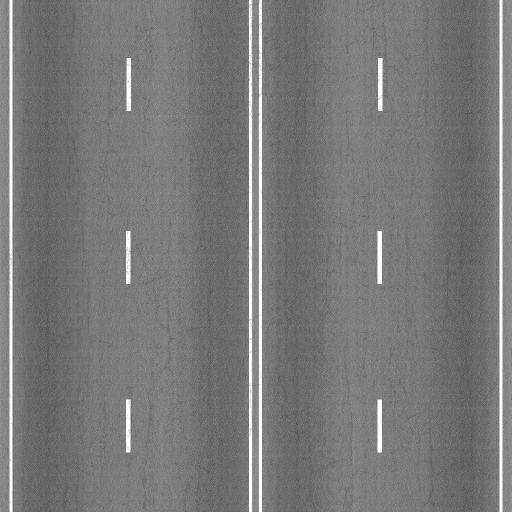
#> input picture R_1.jpeg, 512 x 512 px, found by its file name
$ python Lab_4.py
#> lines starting #> are read from the running program, lines starting #| are printed output that depends on the picture; after the words box and inside, x2 and y2 are one past the last pixel; in counts of white or black regions, pixels touching at a corner belong together
import cv2
import numpy
'''
def FUN(img, treshold):
    for i in range(len(img)):
        for j in range(len(img[i])):
            if img[i][j] > treshold:
                img[i][j] = 255
            else:
                img[i][j] = 0
    return img

IMG = cv2.imread('/home/user/Documents/6491_Baburin/LAB_3/test_2.jpeg',cv2.IMREAD_GRAYSCALE)
IMG = FUN(IMG, 50)
cv2.imshow('F', IMG)
cv2.imwrite('/home/user/Documents/6491_Baburin/LAB_4/test_F.jpeg',IMG)
'''
road1 = cv2.imread('/home/user/Documents/6491_Baburin/LAB_4/R_1.jpeg',cv2.IMREAD_REDUCED_GRAYSCALE_2)
#> road1 is the input picture: shape (512, 512); min 78, max 255, mean 120.7
new_threshold, new_road1 = cv2.threshold(road1, 200, 255, cv2.THRESH_BINARY)
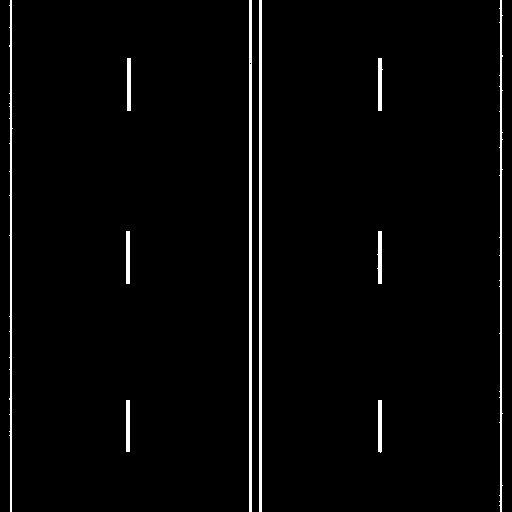
#> new_road1: shape (512, 512); 2.5% white; 10 white regions, largest, box (x1, y1, x2, y2) and area: (259, 0, 262, 512) 1536, (249, 0, 252, 512) 1535, (499, 0, 503, 512) 1051
cv2.imshow('R1', new_road1)

road2 = cv2.imread('/home/user/Documents/6491_Baburin/LAB_4/R_2.jpeg',cv2.IMREAD_REDUCED_GRAYSCALE_8)
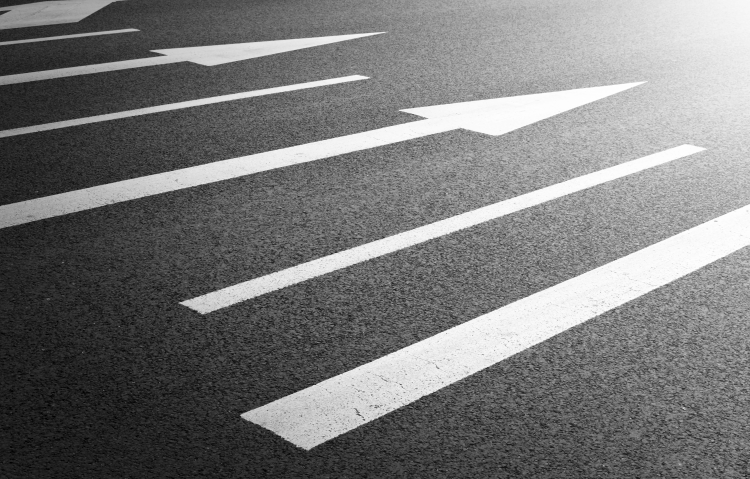
#> input picture R_2.jpeg, 750 x 479 px, found by its file name
#> road2 is the input picture: shape (479, 750); min 0, max 254, mean 120.2
new_road2 = cv2.adaptiveThreshold(road2, 255, cv2.ADAPTIVE_THRESH_GAUSSIAN_C, cv2.THRESH_BINARY, 701, -49)
#> new_road2: shape (479, 750); 15.1% white; 20 white regions (13 under 20 px), largest, box (x1, y1, x2, y2) and area: (240, 205, 750, 450) 24776, (0, 82, 643, 228) 13315, (179, 145, 704, 314) 7691
cv2.imshow('R2', new_road2)

T1 = cv2.imread('/home/user/Documents/6491_Baburin/LAB_4/T_1.jpeg',cv2.IMREAD_GRAYSCALE)
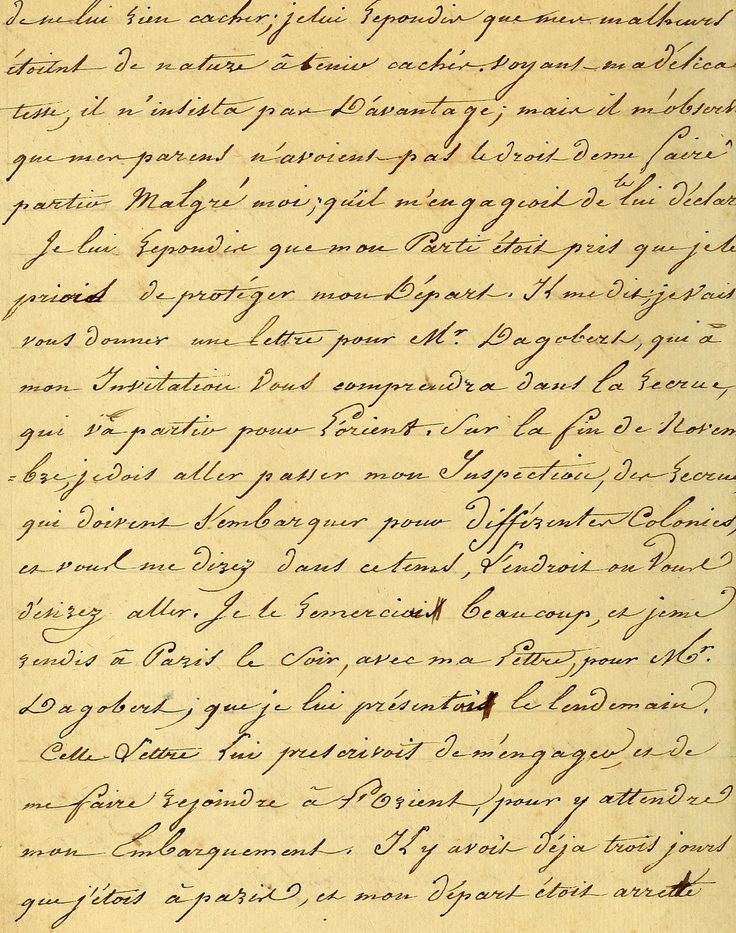
#> input picture T_1.jpeg, 736 x 933 px, found by its file name
#> T1: shape (933, 736); min 0, max 255, mean 201.9
new_threshold, new_T1 = cv2.threshold(T1, 180, 255, cv2.THRESH_BINARY)
#> new_T1: shape (933, 736); 90.4% white; black in thin lines or dots
cv2.imshow('T1', new_T1)

T2 = cv2.imread('/home/user/Documents/6491_Baburin/LAB_4/T_2.jpg',cv2.IMREAD_GRAYSCALE)
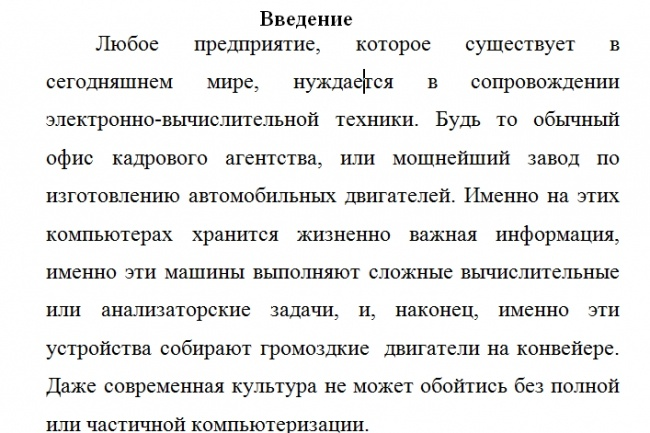
#> input picture T_2.jpg, 650 x 433 px, found by its file name
#> T2: shape (433, 650); min 0, max 255, mean 235.2
new_threshold, new_T2 = cv2.threshold(T2, 180, 255, cv2.THRESH_BINARY)
#> new_T2: shape (433, 650); 90% white; black in thin lines or dots, all inside (x1, y1, x2, y2) = (46, 11, 620, 433)
cv2.imshow('T2', new_T2)
new_T = cv2.adaptiveThreshold(T1, 255, cv2.ADAPTIVE_THRESH_GAUSSIAN_C, cv2.THRESH_BINARY, 101, 50)
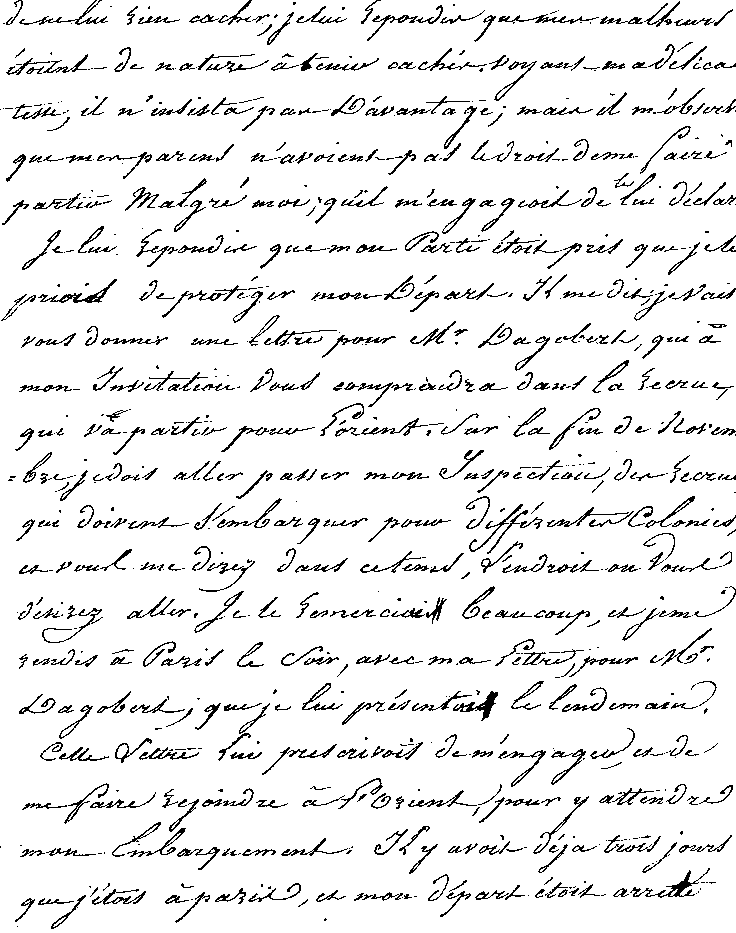
#> new_T: shape (933, 736); 92.4% white; black in thin lines or dots
cv2.imshow('T1A', new_T)

T3 = cv2.imread('/home/user/Documents/6491_Baburin/LAB_4/T_3.jpeg',cv2.IMREAD_GRAYSCALE)
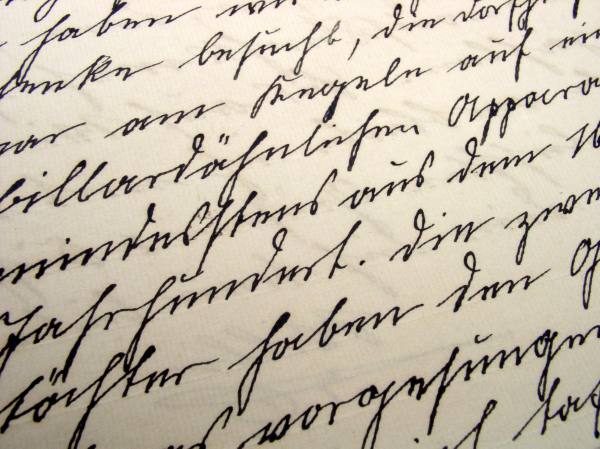
#> input picture T_3.jpeg, 1200 x 897 px, found by its file name (shown at 1/2 size)
#> T3: shape (897, 1200); min 0, max 252, mean 187
new_threshold, new_T3 = cv2.threshold(T3, 180, 255, cv2.THRESH_OTSU)
#> new_T3: shape (897, 1200); 87.9% white; 81 black regions (21 under 20 px), largest, box (x1, y1, x2, y2) and area: (0, 455, 575, 897) 26096, (474, 650, 1200, 897) 19450, (0, 218, 838, 569) 18154
#> new_threshold = 128
cv2.imshow('T3', new_T3)
new_T33 = cv2.adaptiveThreshold(T3, 255, cv2.ADAPTIVE_THRESH_GAUSSIAN_C, cv2.THRESH_BINARY, 101, 50)
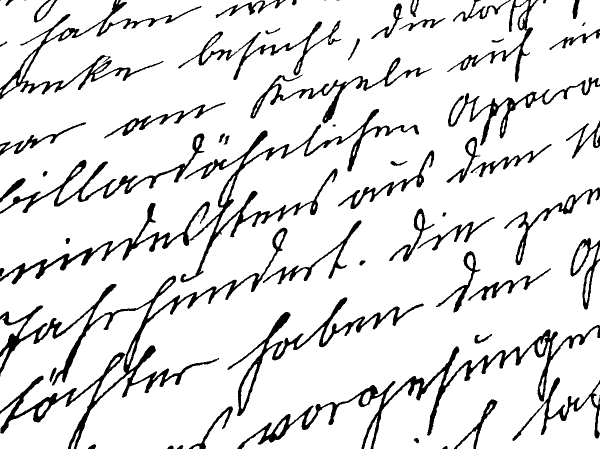
#> new_T33: shape (897, 1200) (shown at 1/2 size); 88.7% white; 66 black regions (7 under 20 px), largest, box (x1, y1, x2, y2) and area: (0, 455, 575, 897) 20338, (0, 218, 838, 569) 17378, (475, 650, 1200, 897) 13280
cv2.imshow('T3A', new_T33)

cv2.waitKey(-1)
cv2.destroyAllWindows()
